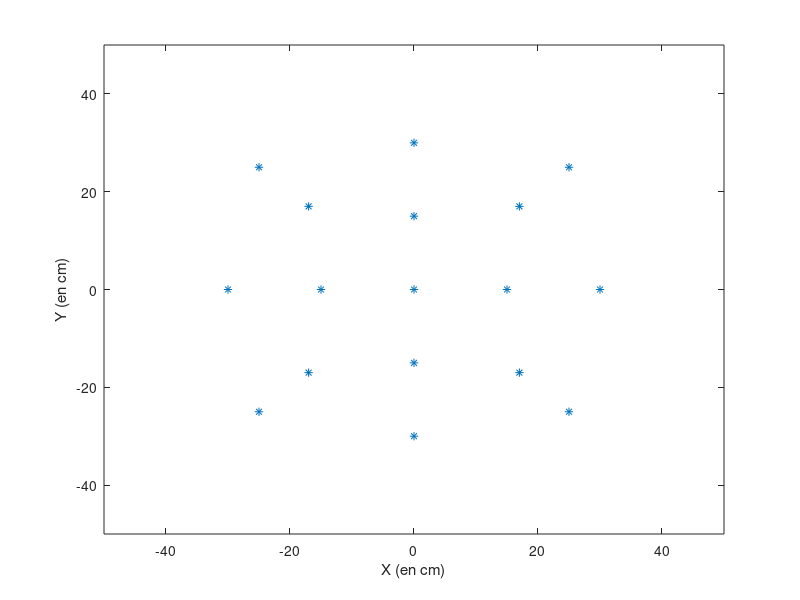
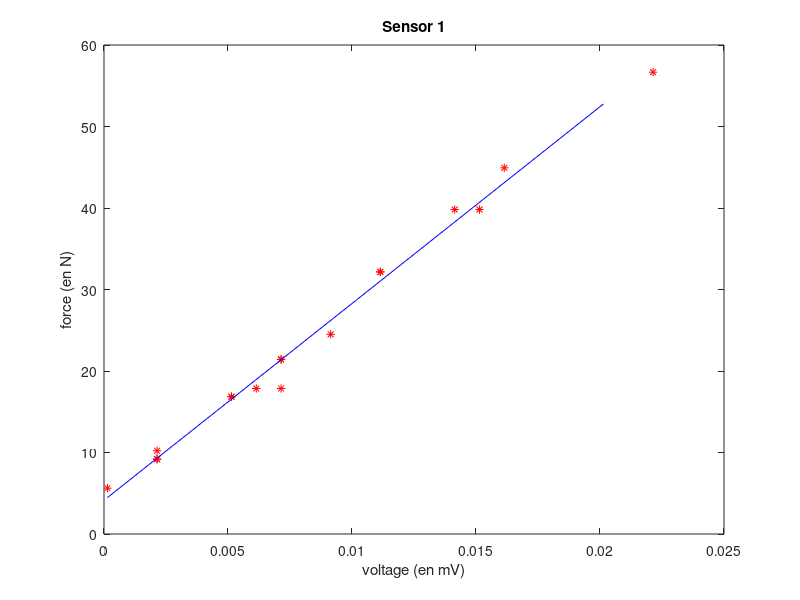
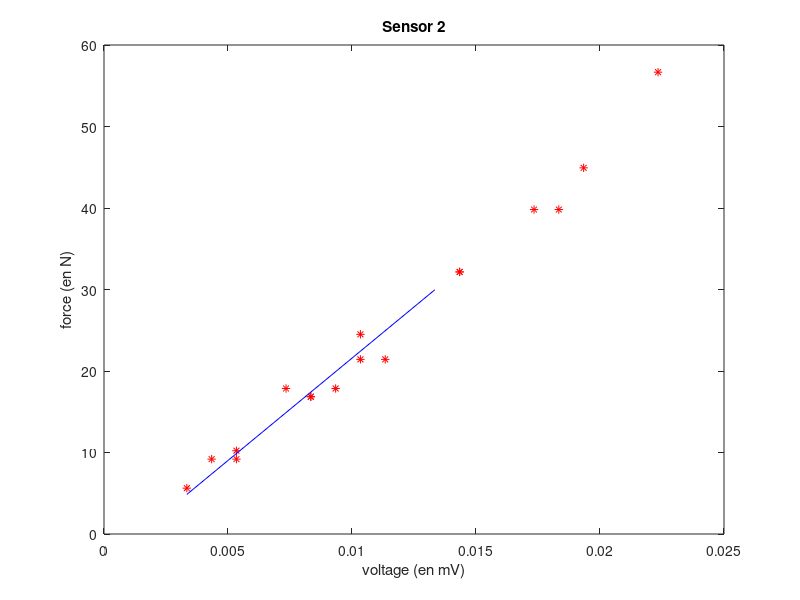
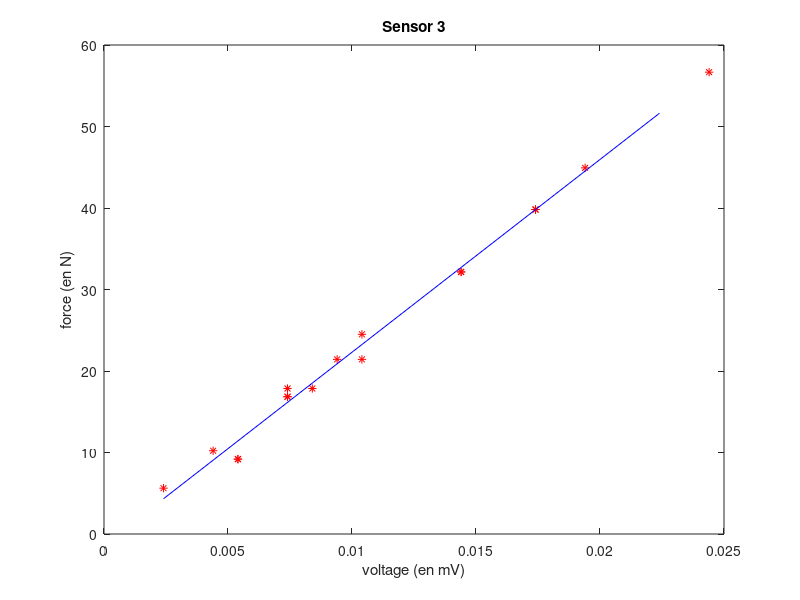

Write the MATLAB code that produced these figures, in order.
close all; clear;
volt1_all = []; volt2_all = []; volt3_all = []; volt4_all = [];
force1_all = []; force2_all = []; force3_all = []; force4_all = [];
%coordonnées connues des trois capteurs
x1 = -48; y1 = -48; x2 = 48; y2 = -48; x3 = -48; y3 = 48; x4 = 48; y4 = 48;
X = [-25;25 ;25;-25;0  ;30;0 ;-30;-17;17 ;17;-17;0  ;15;0 ;-15;0];
Y = [-25;-25;25;25 ;-30;0 ;30;0  ;-17;-17;17;17 ;-15;0 ;15;0  ;0];

plot(X,Y,'*')
xlim([-50 50]); ylim([-50 50]);
xlabel('X (en cm)'); ylabel('Y (en cm)');

volt1=[5.1;3.6;2.9;3.5;4.3;3.1;3.1;4.4;4.5;3.6;3.1;3.6;4  ;3.4;3.4;4  ;3.8];
volt2=[3.2;4.7;3.4;2.8;4.3;4.2;3  ;2.9;3.6;4.4;3.5;3  ;3.9;3.9;3.3;3.3;3.5];
volt3=[1.9;1.4;2  ;3.6;1.7;1.7;2.9;2.9;2.1;1.6;2.2;3.1;1.9;1.9;2.6;2.6;2.2];
volt4=[8.5;9  ;10.7 ;9.1;8.6;9.8;9.9;8.6;8.6;9.2;10 ;9.1;9  ;9.6;9.6;9  ;9.4];

volt1_vide = 2.886; volt2_vide = 2.466; volt3_vide = 1.16; volt4_vide = 8.404;

volt1=(volt1-volt1_vide)*1e-02; volt2=(volt2-volt2_vide)*1e-02;
volt3=(volt3-volt3_vide)*1e-02; volt4=(volt4-volt4_vide)*1e-02;

force1 = zeros(max(size(Y),1)); force2 = zeros(max(size(Y),1));
force3 = zeros(max(size(Y),1)); force4 = zeros(max(size(Y),1));
f0 = 10 * 9.8;
for i=1:max(size(Y))
    C1 = [x1 x2 X(i,1) ; y1 y2 y3 ; 1 1 1];
    FI1 = [X(i,1)*f0;Y(i,1)*f0;f0];
    F1 = (C1^(-1))*FI1;
    C2 = [x3 x4;1 1];
    FI2 = [X(i,1)*F1(3);F1(3)];
    F2 = (C2^(-1))*FI2;
    force1(i,1) = F1(1);
    force2(i,1) = F1(2);
    force3(i,1) = F2(1);
    force4(i,1) = F2(2);
end
volt1_all = [volt1_all; volt1]; volt2_all = [volt2_all; volt2];
volt3_all = [volt3_all; volt3]; volt4_all = [volt4_all; volt4];
force1_all = [force1_all; force1]; force2_all = [force2_all; force2];
force3_all = [force3_all; force3]; force4_all = [force4_all; force4];
%% Tracer les courbes
figure;
plot(volt1_all, force1_all,'r*')
coef = polyfit(volt1_all,force1_all, 1)
sprintf('Coef ax + b: a = %6.5f b = %6.5f1',coef(1),coef(2))
a1 = coef(1); b1 = coef(2);
title('Sensor 1'); xlabel('voltage (en mV)'); ylabel('force (en N)');
x = min(volt1_all):0.01:max(volt1_all); y = coef(1)*(x) + coef(2);
hold on
plot(x,y,'b');

figure,
plot(volt2_all, force2_all,'r*')
coef = polyfit(volt2_all,force2_all, 1);
sprintf('Coef ax + b: a = %6.5f b = %6.5f2',coef(1),coef(2))
a2 = coef(1); b2 = coef(2);
title('Sensor 2'); xlabel('voltage (en mV)'); ylabel('force (en N)');
x = min(volt2_all):0.01:max(volt2_all);
y = coef(1)*(x) + coef(2);
hold on
plot(x,y,'b');

figure,
plot(volt3_all, force3_all,'r*')
coef = polyfit(volt3_all,force3_all, 1);
sprintf('Coef ax + b: a = %6.5f b = %6.5f3',coef(1),coef(2))
a3 = coef(1); b3 = coef(2);
title('Sensor 3');
xlabel('voltage (en mV)'); ylabel('force (en N)');
x = min(volt3_all):0.01:max(volt3_all); y = coef(1)*(x) + coef(2);
hold on
plot(x,y,'b');

figure,
plot(volt4_all, force4_all,'r*')
coef = polyfit(volt4_all,force4_all, 1);
sprintf('Coef ax + b: a = %6.5f b = %6.5f4',coef(1),coef(2))
a4 = coef(1);
b4 = coef(2);
title('Sensor 4');
xlabel('voltage (en mV)');
ylabel('force (en N)');
x = min(volt4_all):0.01:max(volt4_all);
y = coef(1)*(x) + coef(2);
hold on
plot(x,y,'b');